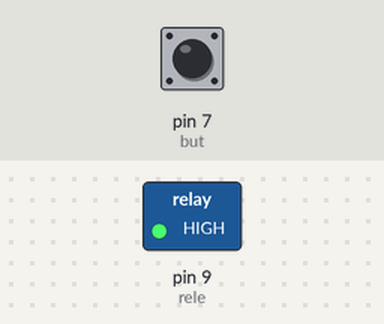
Bench run of a sketch on a simulated Arduino Uno, built with avr-gcc and run on an emulated ATmega328P. On the bench: switched loads named in the sketch (green lamp = pin HIGH). Dashed ring = blinking. The inputs (shaded band) are chosen by the test bench; at power-on: pin 7 (but) LOW.

Above: at 1.2 s.
1.3 s: pin 7 (but) pulled HIGH for 3.2 s
At 3.1 s:
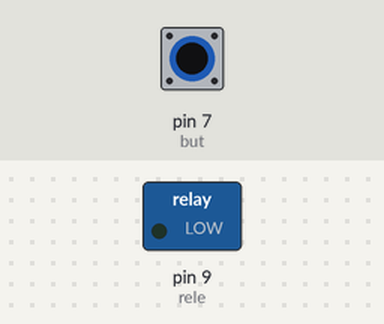
6.8 s: pin 7 (but) pulled HIGH for 0.15 s
At 8.6 s:
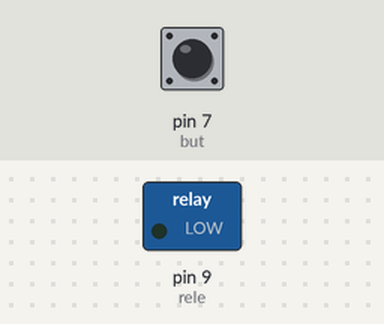
9.9 s: pin 7 (but) pulled HIGH for 1 s
At 12.2 s:
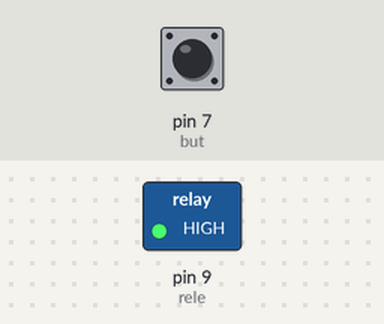
Timing chart, 0 to 13.7 s (numbered marks = the images above; inputs shaded):
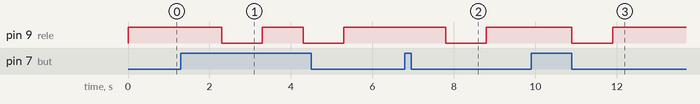

The sketch:

PC_controlado_por_but.ino
```cpp
 int rele =9;
 int but =7;
 int EstadoBut = 0;

void setup() {
  // put your setup code here, to run once:
pinMode(rele,OUTPUT);
pinMode (but,INPUT);
}


void loop() {
  // put your main code here, to run repeatedly:
EstadoBut = digitalRead(but);

if (EstadoBut == HIGH){
delay(1000);
digitalWrite(rele,LOW);
delay(1000);
digitalWrite(rele,HIGH);

}
else {
digitalWrite(rele,HIGH);
}
}
```

Measured:
- after the input at 1.3 s, pin 9 (rele): alternates HIGH for 1.0 s and LOW for 1.0 s, starting after 1.0 s
- after the input at 6.8 s, pin 9 (rele): HIGH → LOW after 1.0 s, → HIGH 1.0 s later
- after the input at 9.9 s, pin 9 (rele): HIGH → LOW after 1.0 s, → HIGH 1.0 s later
